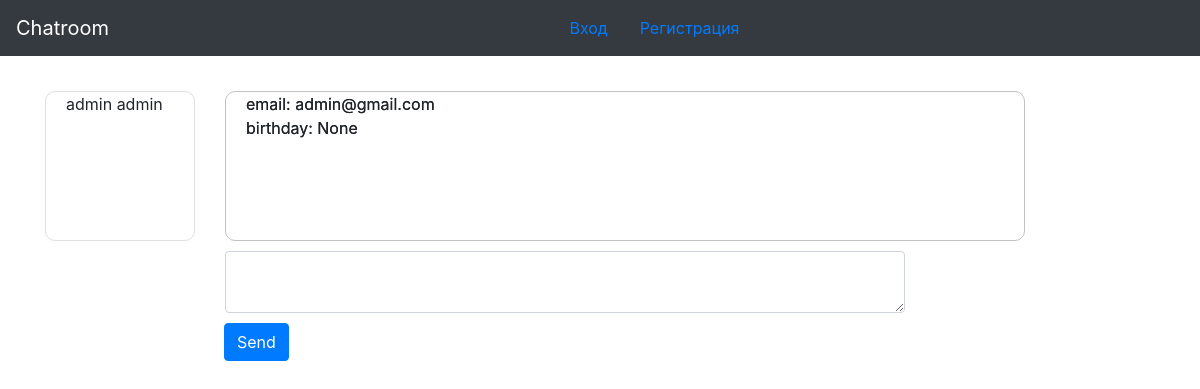
The page /profile/1 on the database as committed earlier.
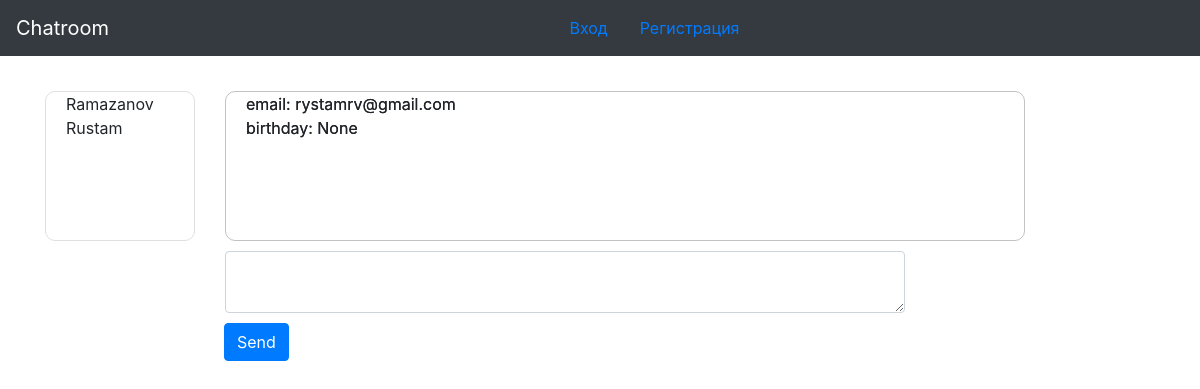
The same page on the database as committed later.
### accounts/models.py (models this page shows, shortened)
class Profile(AbstractBaseUser, PermissionsMixin):
    email = models.EmailField(unique=True)
    first_name = models.CharField(max_length=255, default="Test")
    last_name = models.CharField(max_length=255, default="Test")
    image = models.FileField(null=True, blank=True, upload_to='upload/')
    birthday = models.DateTimeField(null=True, blank=True)
    is_active = models.BooleanField(default=True)
    is_staff = models.BooleanField(default=False)
    USERNAME_FIELD = 'email'
    REQUIRED_FIELDS = ['first_name', 'last_name']
    objects = UserManager()
    class Meta:
        verbose_name = "user"
        verbose_name_plural = "users"
    @property
    def full_name(self):
        return self.last_name + ' ' + self.first_name

### accounts/views.py (the view)
# urls.py: path(r'/<int:pk>', ProfileDetail.as_view(), name='profile'),
class ProfileDetail(DetailView):
    model = Profile
    template = 'profile_detail.html'
    def get_context_data(self, **kwargs):
        context = super().get_context_data(**kwargs)
        context['now'] = timezone.now()
        context["id_user"] = self.get_object().id
        context["posts"] = Post.objects.filter(recipient=self.get_object())
        return context

### templates/accounts/profile_detail.html (shortened to what this page needs)
{% extends 'layout/base.html' %}
{% load static %}
{% block content %}
<div class="container">
  <div class="page">
      {{object.full_name}}
  </div>
  <div class="page_detail">
      <div class="page_column">
        email: {{object.email}} </br>
        birthday: {{object.birthday}}
      </div>
  </div>
  <div class="page_detail">
    <div class="page_column">
      email: {{object.email}} </br>
      birthday: {{object.birthday}}
    </div>
  </div>
  <div class="send_post">
    <textarea class="form-control" type="text" id="text"></textarea>
    <div class="input-group-append cd">
        <button type="button" id="chat-message-submit" class="btn btn-primary">Send</button>
    </div>
  </div>
</div>
{% endblock %}

Rows that differ between the two databases and show on the page:
changed Profile "None": full_name "admin admin" → "Ramazanov Rustam"; email "admin@gmail.com" → "rystamrv@gmail.com"
